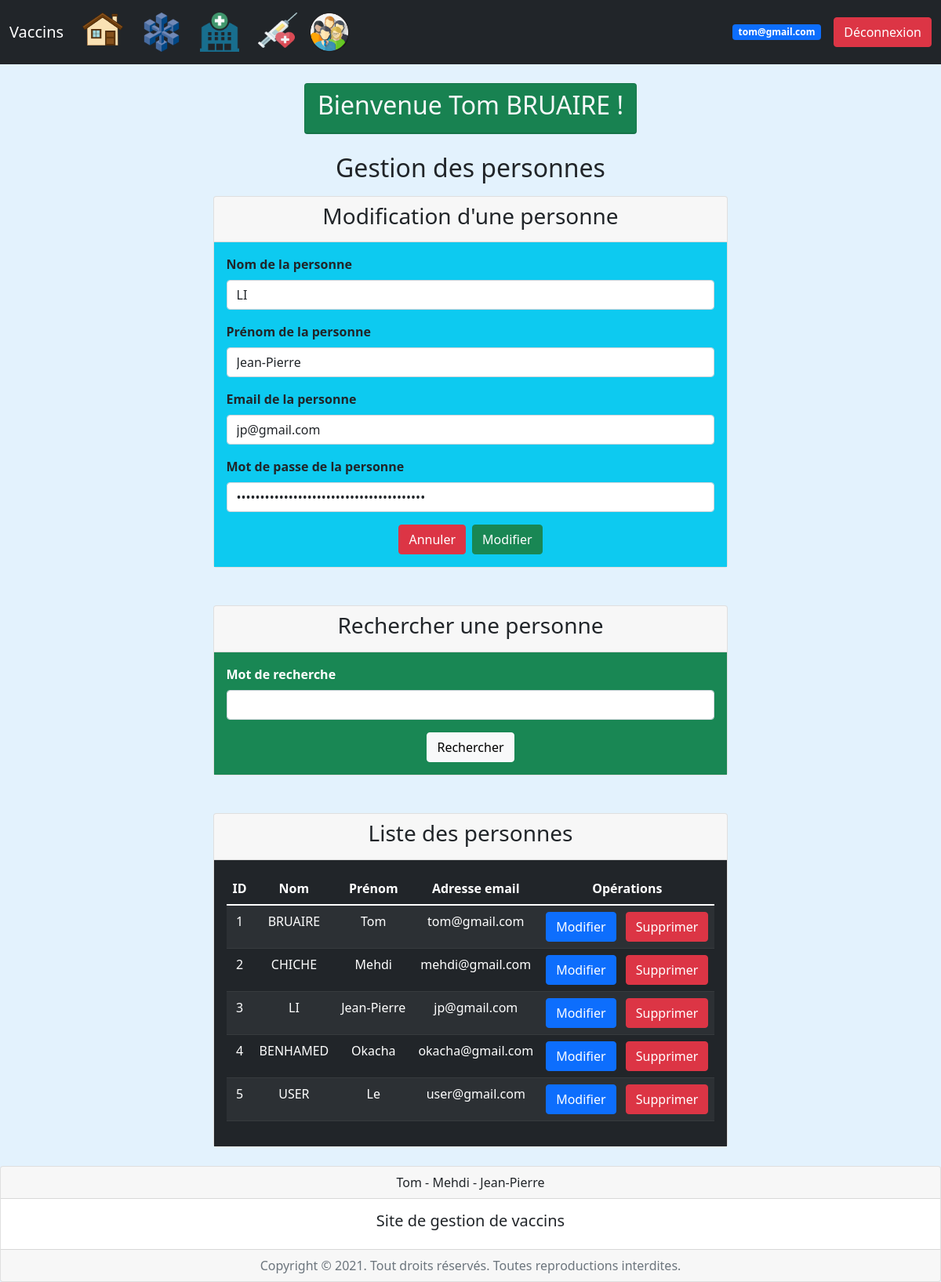
Screenshot of /index.php?page=4&action=edit&idPersonne=3 (signed in) with the database file from the repository.
### tables this page shows
Create table personnes (
	idPersonne int(3) not null auto_increment,
	nom varchar(50),
	prenom varchar(50),
	email varchar(255),
	mdp varchar(255),
	role enum("admin", "user"),
	primary key (idPersonne)
);

### controleur/config_bdd.php (called while the page is built)
<?php
$serveur = "localhost";
$bdd = "gestvaccins";
$user = "root";
$mdp = "";
?>

### controleur/controleur.class.php (called while the page is built, shortened)
<?php
require_once("modele/modele.class.php");
class Controleur {
	private $unModele;
	public function __construct($serveur, $bdd, $user, $mdp) {
		$this->unModele = new Modele($serveur, $bdd, $user, $mdp);
	}
	public function setTable($uneTable) {
		$this->unModele->setTable($uneTable);
	}
	public function selectAll() {
		return $this->unModele->selectAll();
	}
	public function selectWhere($where) {
		return $this->unModele->selectWhere($where);
	}
}
?>

### modele/modele.class.php (called while the page is built, shortened)
<?php
class Modele {
	private $unPdo, $uneTable;
	public function __construct($serveur, $bdd, $user, $mdp) {
		$this->unPdo = null;
		try {
			$this->unPdo = new PDO("mysql:host=".$serveur.";dbname=".$bdd, $user, $mdp);
		} catch (PDOException $exp) {
			die("Erreur de connexion à la base de données : " . $exp->getMessage());
		}
	}
	public function setTable($uneTable) {
		$this->uneTable = $uneTable;
	}
	public function selectAll() {
		$requete = "SELECT * FROM ".$this->uneTable;
		$select = $this->unPdo->prepare($requete);
		$select->execute();
		return $select->fetchAll();
	}
	public function selectWhere($where) {
		$donnees = array();
		$champs = array();
		foreach ($where as $key => $value) {
			$champs[] = $key." = :".$key;
			$donnees[":".$key] = $value;
		}
		$chaineWhere = implode(" AND ", $champs);
		$requete = "SELECT * FROM ".$this->uneTable." WHERE ".$chaineWhere;
		$select = $this->unPdo->prepare($requete);
		$select->execute($donnees);
		return $select->fetch();
	}
}
?>

### vue/vue_les_personnes.php (the view)
<div class="card mb-5">
	<div class="card-header">
		<h3 class="text-center">Rechercher une personne</h3>
	</div>
	<div class="card-body bg-success">
		<form method="post" action="">
			<div class="mb-3">
				<label for="mot" class="form-label text-white fw-bold">Mot de recherche</label>
				<input type="search" name="mot" id="mot" class="form-control">
			</div>
			<div class="d-flex justify-content-center">
				<button type="submit" name="Rechercher" class="btn btn-light">
					Rechercher
				</button>
			</div>
		</form>
	</div>
</div>
<div class="card">
	<div class="card-header">
		<h3 class="text-center">Liste des personnes</h3>
	</div>
	<div class="card-body bg-dark text-white">
		<table class="table table-dark table-striped text-center">
		  	<thead>
		    	<tr>
		      		<th scope="col">ID</th>
		      		<th scope="col">Nom</td>
		      		<th scope="col">Prénom</th>
		      		<th scope="col">Adresse email</th>
		      		<?php if (isset($_SESSION['email']) and $_SESSION['role'] == "admin") { ?>
		      		<th scope="col">Opérations</th>
		      		<?php } ?>
		    	</tr>
		  	</thead>
		  	<tbody>
		  		<?php foreach ($lesPersonnes as $unePersonne) { ?>
		    	<tr>
		      		<td><?= $unePersonne['idPersonne']; ?></td>
		      		<td><?= $unePersonne['nom']; ?></td>
		      		<td><?= $unePersonne['prenom']; ?></td>
		      		<td><?= $unePersonne['email']; ?></td>
		      		<?php if (isset($_SESSION['email']) and $_SESSION['role'] == "admin") { ?>
		      		<td>
		      			<a href="index.php?page=4&action=edit&idPersonne=<?= $unePersonne['idPersonne']; ?>" class="btn btn-primary me-2">Modifier</a>
		      			<a href="index.php?page=4&action=sup&idPersonne=<?= $unePersonne['idPersonne']; ?>" class="btn btn-danger">Supprimer</a>
		      		</td>
		      		<?php } ?>
		    	</tr>
		    	<?php } ?>
		  	</tbody>
		</table>
	</div>
</div>

### vue/vue_insert_personne.php
<div class="card mb-5">
	<div class="card-header">
		<h3 class="text-center">
			<?= ($laPersonne != null ? "Modification" : "Insertion"); ?> d'une personne
		</h3>
	</div>
	<div class="card-body bg-info fw-bold">
		<form method="post" action="">
			<div class="mb-3">
				<label for="nom" class="form-label">Nom de la personne</label>
				<input type="text" name="nom" id="nom" class="form-control" value="<?= ($laPersonne != null ? $laPersonne['nom'] : null); ?>">
			</div>
			<div class="mb-3">
				<label for="prenom" class="form-label">Prénom de la personne</label>
				<input type="text" name="prenom" id="prenom" class="form-control" value="<?= ($laPersonne != null ? $laPersonne['prenom'] : null); ?>">
			</div>
			<div class="mb-3">
				<label for="email" class="form-label">Email de la personne</label>
				<input type="email" name="email" id="email" class="form-control" value="<?= ($laPersonne != null ? $laPersonne['email'] : null); ?>">
			</div>
			<div class="mb-3">
				<label for="mdp" class="form-label">Mot de passe de la personne</label>
				<input type="password" name="mdp" id="mdp" class="form-control" value="<?= ($laPersonne != null ? $laPersonne['mdp'] : null); ?>">
			</div>
			<div class="d-flex justify-content-center">
				<button type="reset" class="btn btn-danger me-2">Annuler</button>
				<button type="submit" <?= ($laPersonne != null ? 'name="Modifier"' : 'name="Valider"'); ?> class="btn btn-success">
					<?= ($laPersonne != null ? "Modifier" : "Ajouter"); ?>
				</button>
			</div>
		</form>
	</div>
</div>

### rows the page displays
personnes: nom "LI", prenom "Jean-Pierre", email "jp@gmail.com", idPersonne "3"
personnes: idPersonne "1", nom "BRUAIRE", prenom "Tom", email "tom@gmail.com"
personnes: idPersonne "2", nom "CHICHE", prenom "Mehdi", email "mehdi@gmail.com"
personnes: idPersonne "4", nom "BENHAMED", prenom "Okacha", email "okacha@gmail.com"
personnes: idPersonne "5", nom "USER", prenom "Le", email "user@gmail.com"

### other values shown
$_SESSION['email'] "tom@gmail.com"
$_SESSION['prenom'] "Tom"
$_SESSION['nom'] "BRUAIRE"
